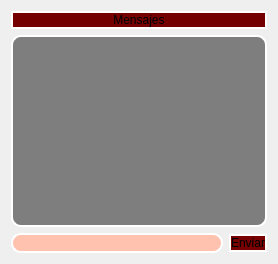
            <widget class="QWidget" name="page_12">
             <layout class="QVBoxLayout" name="verticalLayout_27">
              <item>
               <widget class="QLabel" name="label_27">
                <property name="styleSheet">
                 <string notr="true">background-color: rgb(117, 0, 0);
border-radius:10px;
border: 2px solid rgb(255, 255, 255);
</string>
                </property>
                <property name="text">
                 <string>Mensajes</string>
                </property>
                <property name="alignment">
                 <set>Qt::AlignCenter</set>
                </property>
               </widget>
              </item>
              <item>
               <widget class="QPlainTextEdit" name="mensajes_recibidos_9">
                <property name="cursor" stdset="0">
                 <cursorShape>ArrowCursor</cursorShape>
                </property>
                <property name="styleSheet">
                 <string notr="true">
border-radius:10px;
border: 2px solid rgb(255, 255, 255);
background-color: rgb(126, 126, 126);</string>
                </property>
                <property name="plainText">
                 <string/>
                </property>
               </widget>
              </item>
              <item>
               <layout class="QHBoxLayout" name="horizontalLayout_18">
                <item>
                 <widget class="QLineEdit" name="escribir_mensaje_9">
                  <property name="styleSheet">
                   <string notr="true">border-radius:10px;
border: 2px solid rgb(255, 255, 255);

background-color: rgb(255, 194, 175);</string>
                  </property>
                 </widget>
                </item>
                <item>
                 <widget class="QPushButton" name="enviar_mensajes_9">
                  <property name="styleSheet">
                   <string notr="true">background-color: rgb(120, 0, 0);
border-radius:10px;
border: 2px solid rgb(255, 255, 255);
</string>
                  </property>
                  <property name="text">
                   <string>Enviar</string>
                  </property>
                 </widget>
                </item>
               </layout>
              </item>
             </layout>
            </widget>
